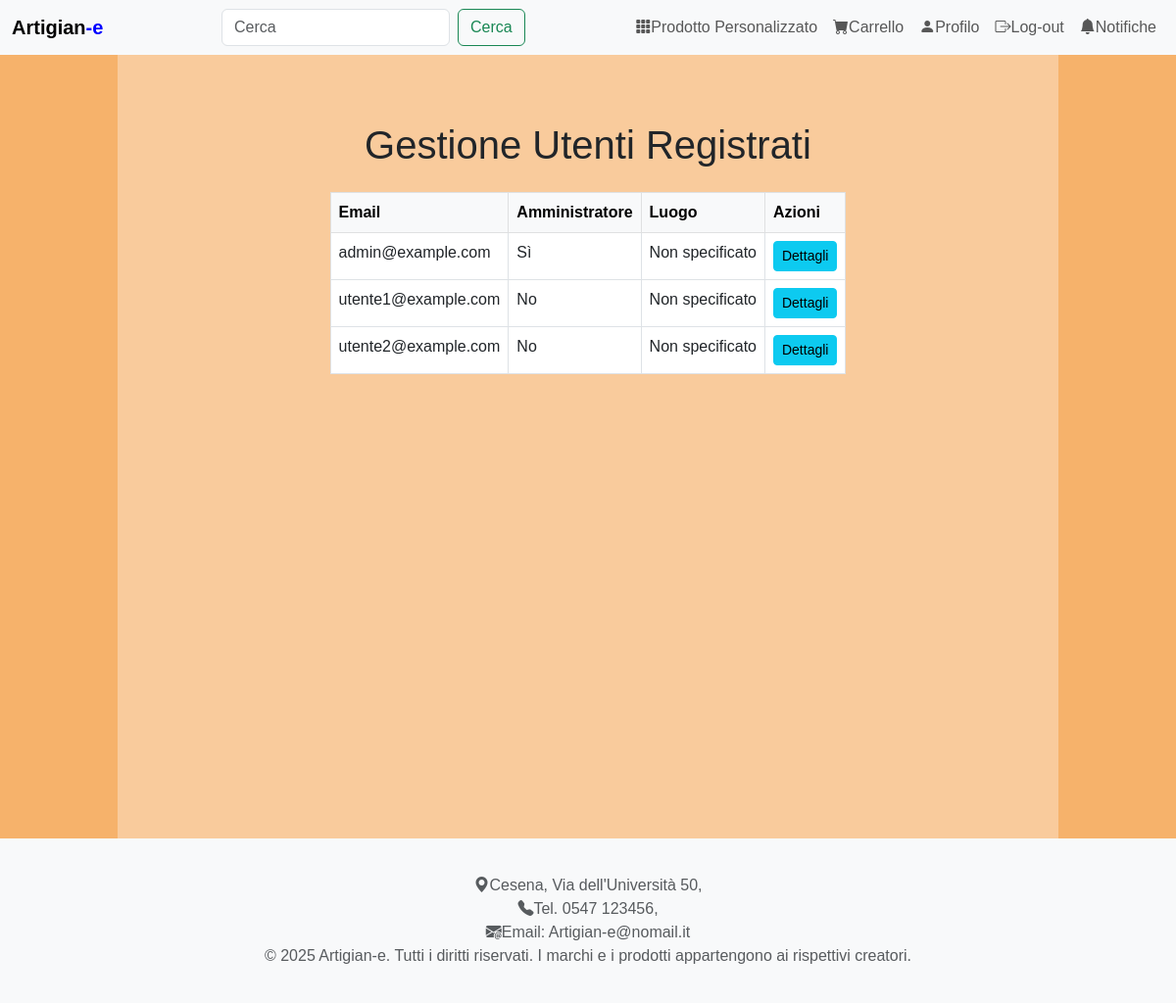
The app's page /pages/info_utenti.php (signed in) with its own data.
### tables this page shows
create table USERS (
	Email VARCHAR(100) not null,
	Pw VARCHAR(255) not null,
	AdminClient boolean not null,
	luogo VARCHAR(255) NULL,
	primary key (Email));

### DataBase/Database.php (called while the page is built, shortened)
<?php
class DatabaseHelper
{
    private $db;
    public function __construct($servername, $username, $password, $dbname, $port)
    {
        $this->db = new mysqli($servername, $username, $password, $dbname, $port);
    }
    public function getAllUsers()
{
    $query = "SELECT Email, AdminClient, luogo FROM USERS";
    $stmt = $this->db->prepare($query);
    $stmt->execute();
    $result = $stmt->get_result();
    return $result->fetch_all(MYSQLI_ASSOC);
}
}
?>

### includes/bootstrap.php (called while the page is built, shortened)
<?php
require_once("../database/Database.php");
$dbh = new DatabaseHelper("localhost", "root", "", "db_artigiany", 3306);

### pages/info_utenti.php (the view, shortened to what this page needs)
<?php
include_once("../includes/bootstrap.php");
try {
    $users = $dbh->getAllUsers();
} catch (Exception $e) {
    error_log("Errore: " . $e->getMessage());
    $users = [];
}
include("../includes/header.php");
?>
<main>
<div class="container-page">
    <div id="main-content">
        <div class="container py-5">
        <h1 class="mb-4">Gestione Utenti Registrati</h1>
        <?php if (!empty($users)): ?>
            <div class="table-responsive">
                <table class="table table-bordered table-hover">
                    <thead class="table-light">
                        <tr>
                            <th>Email</th>
                            <th>Amministratore</th>
                            <th>Luogo</th>
                            <th>Azioni</th>
                        </tr>
                    </thead>
                    <tbody>
                        <?php foreach ($users as $user): ?>
                            <tr>
                                <td><?= htmlspecialchars($user['Email']) ?></td>
                                <td><?= $user['AdminClient'] ? 'Sì' : 'No' ?></td>
                                <td><?= htmlspecialchars($user['luogo'] ?? 'Non specificato') ?></td>
                                <td>
                                    <a href="user_details.php?id=<?= $user['Email'] ?>" class="btn btn-info btn-sm">Dettagli</a>
                                </td>
                            </tr>
                        <?php endforeach; ?>
                    </tbody>
                </table>
            </div>
        <?php else: ?>
            <div class="alert alert-info">Nessun utente registrato nel sistema</div>
        <?php endif; ?>
    </div>
</div>
</div>
</main>
<?php
include("../includes/footer.php");
?>

### CSS/styles.css (style rules this page uses)
body { font-family: Arial, sans-serif; background: linear-gradient(to right, #F6B26B 10%, #F9CB9C 10%, #F9CB9C 90%, #F6B26B 90%); min-height: 100vh; }
.container-page { display: flex; flex-direction: column; min-height: 100vh; }
#main-content { flex: 1; }
.container { display: flex; flex-direction: column; align-items: center; max-width: 1000px; margin: 20px auto; }
h1, p { text-align: center; }

### records on screen
users: Email "admin@example.com", AdminClient "Sì", luogo "Non specificato"
users: Email "utente1@example.com", AdminClient "No", luogo "Non specificato"
users: Email "utente2@example.com", AdminClient "No", luogo "Non specificato"
